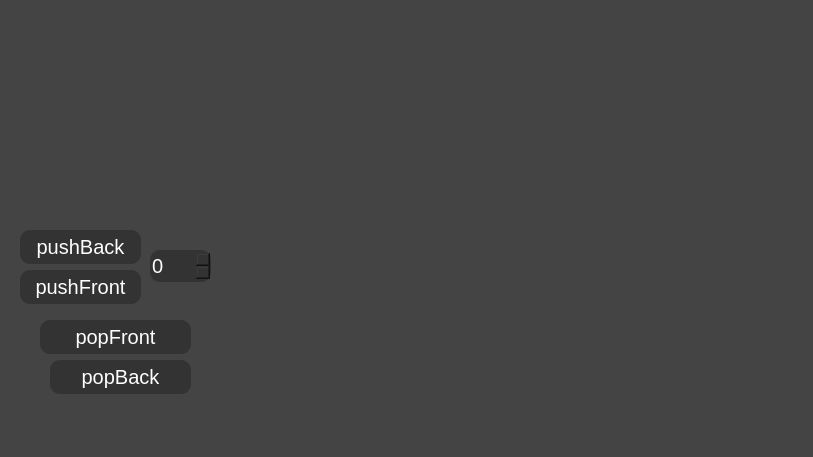
<?xml version="1.0" encoding="UTF-8"?>
<ui version="4.0">
 <class>MainWindow</class>
 <widget class="QMainWindow" name="MainWindow">
  <property name="geometry">
   <rect>
    <x>0</x>
    <y>0</y>
    <width>813</width>
    <height>457</height>
   </rect>
  </property>
  <property name="windowTitle">
   <string>MainWindow</string>
  </property>
  <property name="styleSheet">
   <string notr="true">background-color:#444444;</string>
  </property>
  <widget class="QWidget" name="centralwidget">
   <widget class="QTableWidget" name="intView">
    <property name="geometry">
     <rect>
      <x>270</x>
      <y>10</y>
      <width>541</width>
      <height>421</height>
     </rect>
    </property>
    <property name="styleSheet">
     <string notr="true"> background-color: #444444;
    color: #ffffff;
    font-family: &quot;Arial Bold&quot;;
    font-size: 20px;
    border-radius: 10px;</string>
    </property>
   </widget>
   <widget class="QSpinBox" name="inp">
    <property name="geometry">
     <rect>
      <x>150</x>
      <y>250</y>
      <width>61</width>
      <height>32</height>
     </rect>
    </property>
    <property name="styleSheet">
     <string notr="true">background-color: #333333;
    color: #ffffff;
    font-family: &quot;Arial Bold&quot;;
    font-size: 20px;
    border-radius: 10px;</string>
    </property>
   </widget>
   <widget class="QPushButton" name="pushBack">
    <property name="geometry">
     <rect>
      <x>20</x>
      <y>230</y>
      <width>121</width>
      <height>34</height>
     </rect>
    </property>
    <property name="styleSheet">
     <string notr="true">QPushButton {
    background-color: #333333;
    color: #ffffff;
    font-family: &quot;Arial Bold&quot;;
    font-size: 20px;
    border-radius: 10px;
    
}

QPushButton:hover {
    background-color: #444444;
}

QPushButton:pressed {
    background-color: #222222;
}</string>
    </property>
    <property name="text">
     <string>pushBack</string>
    </property>
   </widget>
   <widget class="QPushButton" name="pushFront">
    <property name="geometry">
     <rect>
      <x>20</x>
      <y>270</y>
      <width>121</width>
      <height>34</height>
     </rect>
    </property>
    <property name="styleSheet">
     <string notr="true">QPushButton {
    background-color: #333333;
    color: #ffffff;
    font-family: &quot;Arial Bold&quot;;
    font-size: 20px;
    border-radius: 10px;
    
}

QPushButton:hover {
    background-color: #444444;
}

QPushButton:pressed {
    background-color: #222222;
}</string>
    </property>
    <property name="text">
     <string>pushFront</string>
    </property>
   </widget>
   <widget class="QPushButton" name="popBack">
    <property name="geometry">
     <rect>
      <x>50</x>
      <y>360</y>
      <width>141</width>
      <height>34</height>
     </rect>
    </property>
    <property name="styleSheet">
     <string notr="true">QPushButton {
    background-color: #333333;
    color: #ffffff;
    font-family: &quot;Arial Bold&quot;;
    font-size: 20px;
    border-radius: 10px;
    
}

QPushButton:hover {
    background-color: #444444;
}

QPushButton:pressed {
    background-color: #222222;
}</string>
    </property>
    <property name="text">
     <string>popBack</string>
    </property>
   </widget>
   <widget class="QPushButton" name="popFront">
    <property name="geometry">
     <rect>
      <x>40</x>
      <y>320</y>
      <width>151</width>
      <height>34</height>
     </rect>
    </property>
    <property name="styleSheet">
     <string notr="true">QPushButton {
    background-color: #333333;
    color: #ffffff;
    font-family: &quot;Arial Bold&quot;;
    font-size: 20px;
    border-radius: 10px;
    
}

QPushButton:hover {
    background-color: #444444;
}

QPushButton:pressed {
    background-color: #222222;
}</string>
    </property>
    <property name="text">
     <string>popFront</string>
    </property>
   </widget>
   <widget class="QListWidget" name="deqEls">
    <property name="geometry">
     <rect>
      <x>10</x>
      <y>10</y>
      <width>256</width>
      <height>192</height>
     </rect>
    </property>
    <property name="styleSheet">
     <string notr="true"> background-color: #444444;
    color: #ffffff;
    font-family: &quot;Arial Bold&quot;;
    font-size: 20px;
    border-radius: 10px;</string>
    </property>
   </widget>
   <widget class="QLabel" name="beginPos">
    <property name="geometry">
     <rect>
      <x>70</x>
      <y>420</y>
      <width>181</width>
      <height>81</height>
     </rect>
    </property>
    <property name="text">
     <string/>
    </property>
   </widget>
   <widget class="QLabel" name="endPos">
    <property name="geometry">
     <rect>
      <x>70</x>
      <y>540</y>
      <width>181</width>
      <height>81</height>
     </rect>
    </property>
    <property name="text">
     <string/>
    </property>
   </widget>
  </widget>
  <widget class="QMenuBar" name="menubar">
   <property name="geometry">
    <rect>
     <x>0</x>
     <y>0</y>
     <width>813</width>
     <height>24</height>
    </rect>
   </property>
  </widget>
  <widget class="QStatusBar" name="statusbar"/>
 </widget>
 <resources/>
 <connections/>
</ui>
